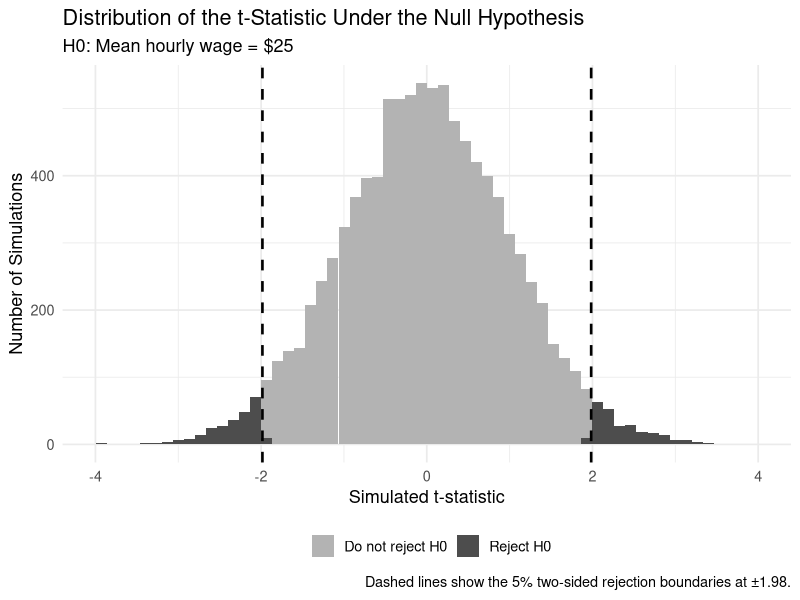
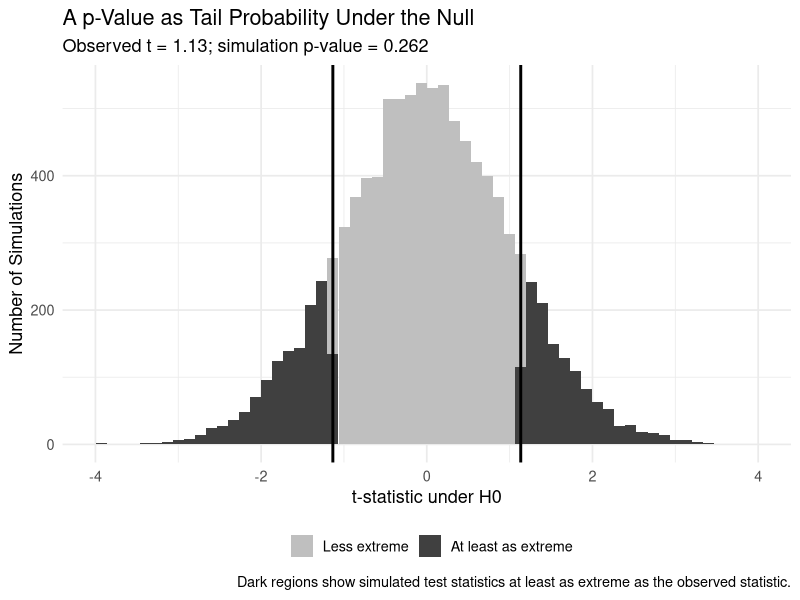
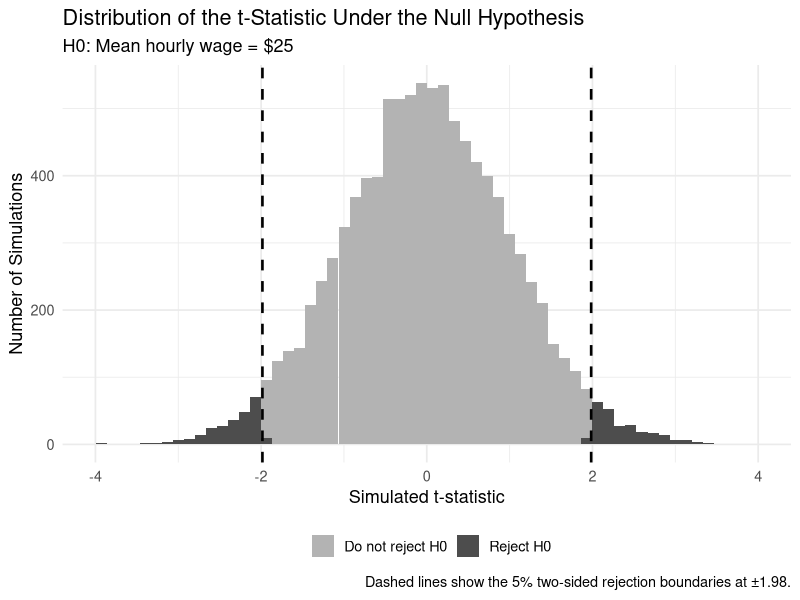
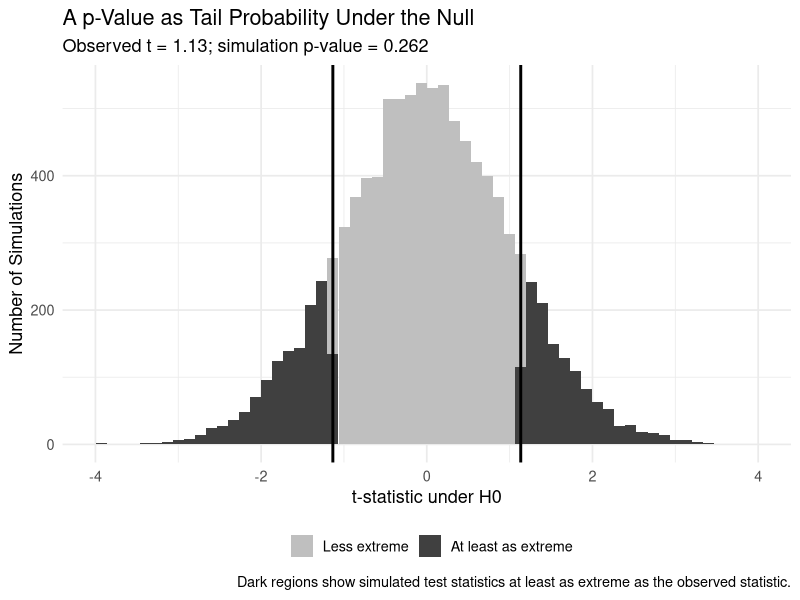

The R source for these figures, in order:
library(dplyr)
library(ggplot2)
library(readr)


dir.create(
  "data/processed",
  recursive = TRUE,
  showWarnings = FALSE
)

dir.create(
  "figures",
  recursive = TRUE,
  showWarnings = FALSE
)


set.seed(6402)

null_mean <- 25
population_sd <- 6

sample_size <- 100

n_simulations <- 10000

alpha <- 0.05



calculate_t <- function(x, mu0) {
  
  sample_mean <- mean(x)
  
  sample_sd <- sd(x)
  
  standard_error <-
    sample_sd / sqrt(length(x))
  
  t_stat <-
    (sample_mean - mu0) /
    standard_error
  
  return(t_stat)
}



null_t_stats <- replicate(
  
  n_simulations,
  
  {
    
    x <- rnorm(
      n = sample_size,
      mean = null_mean,
      sd = population_sd
    )
    
    calculate_t(
      x,
      null_mean
    )
  }
)


null_df <- data.frame(
  t_stat = null_t_stats
)



critical_value <-
  qt(
    1 - alpha / 2,
    df = sample_size - 1
  )


cat(
  "\nCritical values:",
  round(-critical_value, 3),
  "and",
  round(critical_value, 3),
  "\n"
)



null_df <- null_df |>
  mutate(
    
    reject_region =
      abs(t_stat) >
      critical_value
    
  )


rejection_rate <- mean(
  null_df$reject_region
)


cat(
  "Share of simulated null statistics in rejection region:",
  round(
    rejection_rate * 100,
    2
  ),
  "%\n"
)


write_csv(
  null_df,
  "data/processed/null_t_distribution.csv"
)



fig3 <- ggplot(
  null_df,
  aes(
    x = t_stat,
    fill = reject_region
  )
) +
  
  geom_histogram(
    bins = 60,
    boundary = 0
  ) +
  
  geom_vline(
    xintercept = -critical_value,
    linetype = "dashed",
    linewidth = 0.9
  ) +
  
  geom_vline(
    xintercept = critical_value,
    linetype = "dashed",
    linewidth = 0.9
  ) +
  
  scale_fill_manual(
    values = c(
      "FALSE" = "grey70",
      "TRUE" = "grey30"
    ),
    labels = c(
      "FALSE" = "Do not reject H0",
      "TRUE" = "Reject H0"
    ),
    name = ""
  ) +
  
  labs(
    
    title =
      "Distribution of the t-Statistic Under the Null Hypothesis",
    
    subtitle =
      "H0: Mean hourly wage = $25",
    
    x =
      "Simulated t-statistic",
    
    y =
      "Number of Simulations",
    
    caption = paste0(
      "Dashed lines show the 5% two-sided rejection boundaries at ±",
      round(
        critical_value,
        2
      ),
      "."
    )
  ) +
  
  theme_minimal(
    base_size = 13
  ) +
  
  theme(
    legend.position = "bottom"
  )


ggsave(
  "figures/null_distribution.png",
  fig3,
  width = 9,
  height = 5.5,
  dpi = 300
)


print(fig3)


# ============================================================


set.seed(6403)

observed_sample <- rnorm(
  n = sample_size,
  mean = 26.4,
  sd = population_sd
)


observed_mean <- mean(
  observed_sample
)


observed_t <- calculate_t(
  observed_sample,
  null_mean
)


cat(
  "\n======================================\n"
)

cat(
  "OBSERVED SAMPLE\n"
)

cat(
  "======================================\n"
)

cat(
  "Observed sample mean:",
  round(
    observed_mean,
    3
  ),
  "\n"
)

cat(
  "Observed t-statistic:",
  round(
    observed_t,
    3
  ),
  "\n"
)


p_value_sim <- mean(
  abs(null_t_stats) >=
    abs(observed_t)
)


cat(
  "Simulation-based p-value:",
  round(
    p_value_sim,
    4
  ),
  "\n"
)


reject_h0 <-
  p_value_sim < alpha


cat(
  "Reject H0 at 5% level:",
  reject_h0,
  "\n"
)


test_summary <- data.frame(
  
  null_mean = null_mean,
  
  observed_mean = observed_mean,
  
  observed_t = observed_t,
  
  p_value = p_value_sim,
  
  alpha = alpha,
  
  reject_h0 = reject_h0
  
)


write_csv(
  test_summary,
  "data/processed/hypothesis_test_summary.csv"
)



pvalue_df <- null_df |>
  mutate(
    
    at_least_as_extreme =
      abs(t_stat) >=
      abs(observed_t)
    
  )



fig4 <- ggplot(
  pvalue_df,
  aes(
    x = t_stat,
    fill = at_least_as_extreme
  )
) +
  
  geom_histogram(
    bins = 60,
    boundary = 0
  ) +
  
  geom_vline(
    xintercept = observed_t,
    linewidth = 1
  ) +
  
  geom_vline(
    xintercept = -observed_t,
    linewidth = 1
  ) +
  
  scale_fill_manual(
    values = c(
      "FALSE" = "grey75",
      "TRUE" = "grey25"
    ),
    labels = c(
      "FALSE" = "Less extreme",
      "TRUE" = "At least as extreme"
    ),
    name = ""
  ) +
  
  labs(
    
    title =
      "A p-Value as Tail Probability Under the Null",
    
    subtitle = paste0(
      "Observed t = ",
      round(
        observed_t,
        2
      ),
      "; simulation p-value = ",
      round(
        p_value_sim,
        3
      )
    ),
    
    x =
      "t-statistic under H0",
    
    y =
      "Number of Simulations",
    
    caption =
      "Dark regions show simulated test statistics at least as extreme as the observed statistic."
  ) +
  
  theme_minimal(
    base_size = 13
  ) +
  
  theme(
    legend.position = "bottom"
  )


ggsave(
  "figures/p_value.png",
  fig4,
  width = 9,
  height = 5.5,
  dpi = 300
)


print(fig4)


cat(
  "\n======================================\n"
)

cat(
  "HYPOTHESIS TESTING COMPLETE\n"
)

cat(
  "======================================\n"
)

cat(
  "Figure 3: figures/null_distribution.png\n"
)

cat(
  "Figure 4: figures/p_value.png\n"
)

cat(
  "Observed t-statistic:",
  round(
    observed_t,
    3
  ),
  "\n"
)

cat(
  "Simulation p-value:",
  round(
    p_value_sim,
    4
  ),
  "\n"
)

cat(
  "Reject H0 at 5%:",
  reject_h0,
  "\n"
)
